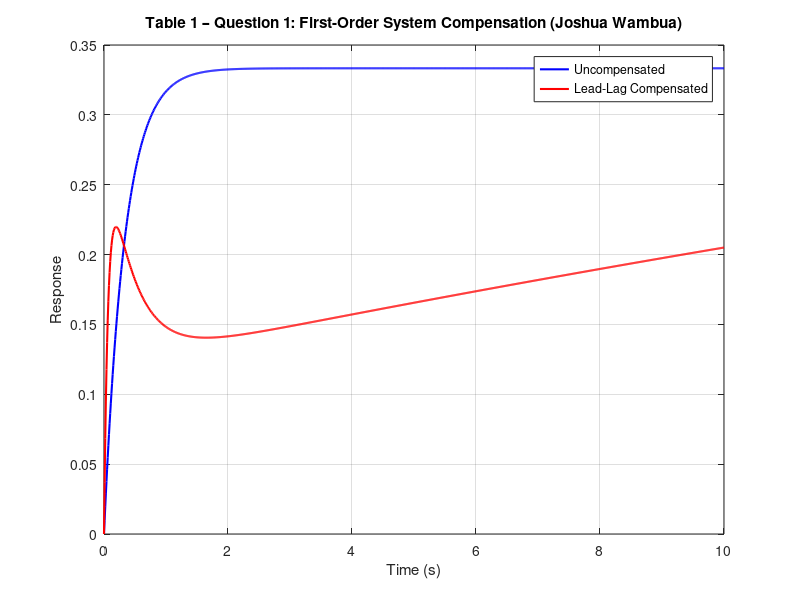

Recreate this plot in MATLAB. (Note: this script raises an error after producing the figure.)
% =========================================================
% CONTROL SYSTEMS II – COMPENSATOR DESIGN
% Author: Joshua Wambua
% Reg No: EG209/109705/22
% Table 1 – Question 1 (First-Order System)
% =========================================================
clc; 
clear; 
close all;

% --- Defining the First-Order System ---
a = 3; 
G = tf(1, [1 a]);

% --- Define Lead Compensator Parameters ---
z_lead = 1; 
p_lead = 10;
K_lead = 2;
G_lead = K_lead * tf([1 z_lead], [1 p_lead]);

% --- Define Lag Compensator Parameters ---
z_lag = 0.1;
p_lag = 0.01;
K_lag = 2;
G_lag = K_lag * tf([1 z_lag], [1 p_lag]);

% --- Combine Lead and Lag (Cascade Compensator) ---
G_lead_lag = G_lead * G_lag;

% --- Closed-Loop System with Compensation ---
G_closed = feedback(G * G_lead_lag, 1);

% --- Define a common simulation time vector ---
t = 0:0.01:10;  % 0 to 10 seconds, step of 0.01

% --- Compute Step Responses ---
y1 = step(G, t);         % Uncompensated system
y2 = step(G_closed, t);  % Compensated system

% --- Plot Step Responses ---
figure;
plot(t, y1, 'b', 'LineWidth', 1.5);
hold on;
plot(t, y2, 'r', 'LineWidth', 1.5);
grid on;
legend('Uncompensated', 'Lead-Lag Compensated');
title('Table 1 – Question 1: First-Order System Compensation (Joshua Wambua)');
xlabel('Time (s)');
ylabel('Response');

% --- Display Performance Information ---
info = stepinfo(G_closed);
disp('Performance Metrics (Compensated System):');
disp(info);
fprintf('Steady-State Error: %.4f\n', abs(1 - dcgain(G_closed)));
